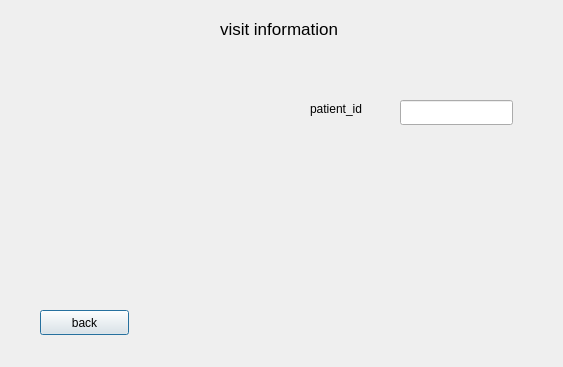
<?xml version="1.0" encoding="UTF-8"?>
<ui version="4.0">
 <class>VisitDialog</class>
 <widget class="QDialog" name="VisitDialog">
  <property name="geometry">
   <rect>
    <x>0</x>
    <y>0</y>
    <width>563</width>
    <height>367</height>
   </rect>
  </property>
  <property name="windowTitle">
   <string>Dialog</string>
  </property>
  <widget class="QLabel" name="label">
   <property name="geometry">
    <rect>
     <x>220</x>
     <y>20</y>
     <width>131</width>
     <height>17</height>
    </rect>
   </property>
   <property name="font">
    <font>
     <pointsize>13</pointsize>
    </font>
   </property>
   <property name="text">
    <string>visit information</string>
   </property>
  </widget>
  <widget class="QPushButton" name="pushButton_back_visit">
   <property name="geometry">
    <rect>
     <x>40</x>
     <y>310</y>
     <width>89</width>
     <height>25</height>
    </rect>
   </property>
   <property name="text">
    <string>back</string>
   </property>
  </widget>
  <widget class="QLabel" name="label_2">
   <property name="geometry">
    <rect>
     <x>310</x>
     <y>100</y>
     <width>81</width>
     <height>17</height>
    </rect>
   </property>
   <property name="text">
    <string>patient_id</string>
   </property>
  </widget>
  <widget class="QLineEdit" name="lineEdit">
   <property name="geometry">
    <rect>
     <x>400</x>
     <y>100</y>
     <width>113</width>
     <height>25</height>
    </rect>
   </property>
  </widget>
 </widget>
 <resources/>
 <connections/>
</ui>
